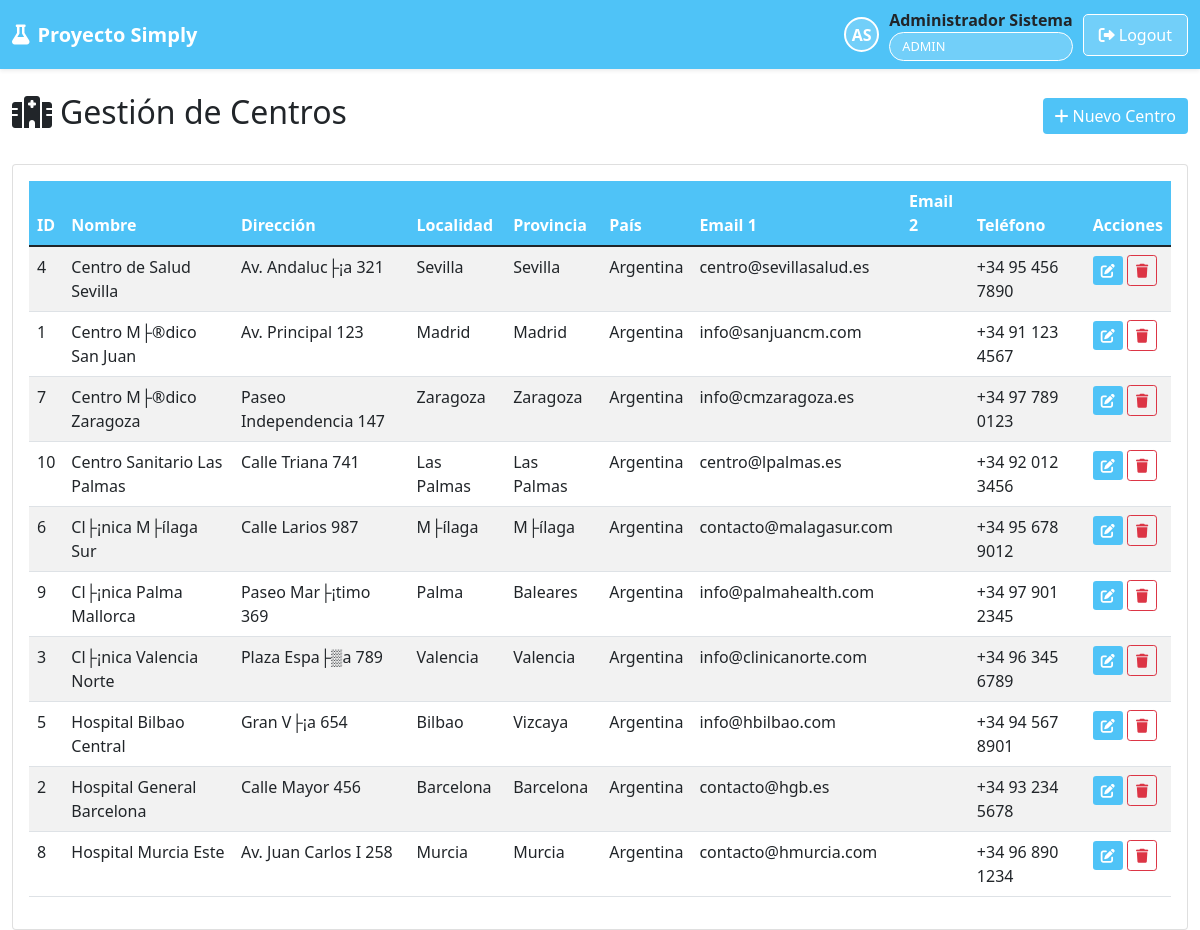
The app's page /site_centro/centros.php (signed in) with its own data.
### tables this page shows
CREATE TABLE IF NOT EXISTS `centros` (
  `id` int(11) NOT NULL AUTO_INCREMENT,
  `nombre` varchar(255) NOT NULL,
  `direccion` varchar(500) NOT NULL,
  `localidad` varchar(100) NOT NULL,
  `provincia` varchar(100) NOT NULL,
  `pais` varchar(100) NOT NULL,
  `email_referencia` varchar(255) DEFAULT NULL,
  `email_referencia_2` varchar(255) DEFAULT NULL,
  `telefono` varchar(50) DEFAULT NULL,
  `fecha_alta` timestamp NOT NULL DEFAULT current_timestamp(),
  `activo` tinyint(1) DEFAULT 1,
  PRIMARY KEY (`id`)
);

### site_centro/centros.php (the view, shortened to what this page needs)
<?php
include '../includes/header.php';
$database = new Database();
$db = $database->getConnection();
$stmt = $db->query("SELECT * FROM centros WHERE activo = 1 ORDER BY nombre");
$centros = $stmt->fetchAll();
?>
<div class="row">
    <div class="col-12">
        <div class="d-flex justify-content-between align-items-center mb-4">
            <h2>
                <i class="fas fa-hospital me-2"></i>Gestión de Centros
            </h2>
            <button class="btn" style="background: #4FC3F7; color: white; border: none;" data-bs-toggle="modal" data-bs-target="#nuevoCentroModal">
                <i class="fas fa-plus me-1"></i>Nuevo Centro
            </button>
        </div>
    </div>
</div>
<div class="row">
    <div class="col-12">
        <div class="card">
            <div class="card-body">
                <div class="table-responsive">
                    <table class="table table-striped table-hover">
                        <thead style="background: #4FC3F7; color: white;">
                            <tr>
                                <th>ID</th>
                                <th>Nombre</th>
                                <th>Dirección</th>
                                <th>Localidad</th>
                                <th>Provincia</th>
                                <th>País</th>
                                <th>Email 1</th>
                                <th>Email 2</th>
                                <th>Teléfono</th>
                                <th>Acciones</th>
                            </tr>
                        </thead>
                        <tbody>
                            <?php foreach ($centros as $centro): ?>
                            <tr>
                                <td><?php echo $centro['id']; ?></td>
                                <td><?php echo htmlspecialchars($centro['nombre']); ?></td>
                                <td><?php echo htmlspecialchars($centro['direccion']); ?></td>
                                <td><?php echo htmlspecialchars($centro['localidad']); ?></td>
                                <td><?php echo htmlspecialchars($centro['provincia']); ?></td>
                                <td><?php echo htmlspecialchars($centro['pais']); ?></td>
                                <td><?php echo htmlspecialchars($centro['email_referencia']); ?></td>
                                <td><?php echo htmlspecialchars($centro['email_referencia_2']); ?></td>
                                <td><?php echo htmlspecialchars($centro['telefono']); ?></td>
                                <td>
                                    <button class="btn btn-sm" style="background: #4FC3F7; color: white; border: none;" onclick="editarCentro(<?php echo $centro['id']; ?>)">
                                        <i class="fas fa-edit"></i>
                                    </button>
                                    <button class="btn btn-sm btn-outline-danger" onclick="eliminarCentro(<?php echo $centro['id']; ?>)">
                                        <i class="fas fa-trash"></i>
                                    </button>
                                </td>
                            </tr>
                            <?php endforeach; ?>
                        </tbody>
                    </table>
                </div>
            </div>
        </div>
    </div>
</div>
<?php include '../includes/footer.php'; ?>

### records on screen
centros: id "4", nombre "Centro de Salud Sevilla", direccion "Av. Andaluc├¡a 321", localidad "Sevilla", provincia "Sevilla", pais "Argentina", email_referencia "centro@sevillasalud.es", telefono "+34 95 456 7890"
centros: id "1", nombre "Centro M├®dico San Juan", direccion "Av. Principal 123", localidad "Madrid", provincia "Madrid", pais "Argentina", email_referencia "info@sanjuancm.com", telefono "+34 91 123 4567"
centros: id "7", nombre "Centro M├®dico Zaragoza", direccion "Paseo Independencia 147", localidad "Zaragoza", provincia "Zaragoza", pais "Argentina", email_referencia "info@cmzaragoza.es", telefono "+34 97 789 0123"
centros: id "10", nombre "Centro Sanitario Las Palmas", direccion "Calle Triana 741", localidad "Las Palmas", provincia "Las Palmas", pais "Argentina", email_referencia "centro@lpalmas.es", telefono "+34 92 012 3456"
centros: id "6", nombre "Cl├¡nica M├ílaga Sur", direccion "Calle Larios 987", localidad "M├ílaga", provincia "M├ílaga", pais "Argentina", email_referencia "contacto@malagasur.com", telefono "+34 95 678 9012"
centros: id "9", nombre "Cl├¡nica Palma Mallorca", direccion "Paseo Mar├¡timo 369", localidad "Palma", provincia "Baleares", pais "Argentina", email_referencia "info@palmahealth.com", telefono "+34 97 901 2345"
centros: id "3", nombre "Cl├¡nica Valencia Norte", direccion "Plaza Espa├▒a 789", localidad "Valencia", provincia "Valencia", pais "Argentina", email_referencia "info@clinicanorte.com", telefono "+34 96 345 6789"
centros: id "5", nombre "Hospital Bilbao Central", direccion "Gran V├¡a 654", localidad "Bilbao", provincia "Vizcaya", pais "Argentina", email_referencia "info@hbilbao.com", telefono "+34 94 567 8901"
centros: id "2", nombre "Hospital General Barcelona", direccion "Calle Mayor 456", localidad "Barcelona", provincia "Barcelona", pais "Argentina", email_referencia "contacto@hgb.es", telefono "+34 93 234 5678"
centros: id "8", nombre "Hospital Murcia Este", direccion "Av. Juan Carlos I 258", localidad "Murcia", provincia "Murcia", pais "Argentina", email_referencia "contacto@hmurcia.com", telefono "+34 96 890 1234"

### other values on screen
substr($user['nombre'], 0, 1) . substr($user['apellido'], 0, 1) "AS"
$user['nombre'] . ' ' . $user['apellido'] "Administrador Sistema"
$user['rol'] "ADMIN"
